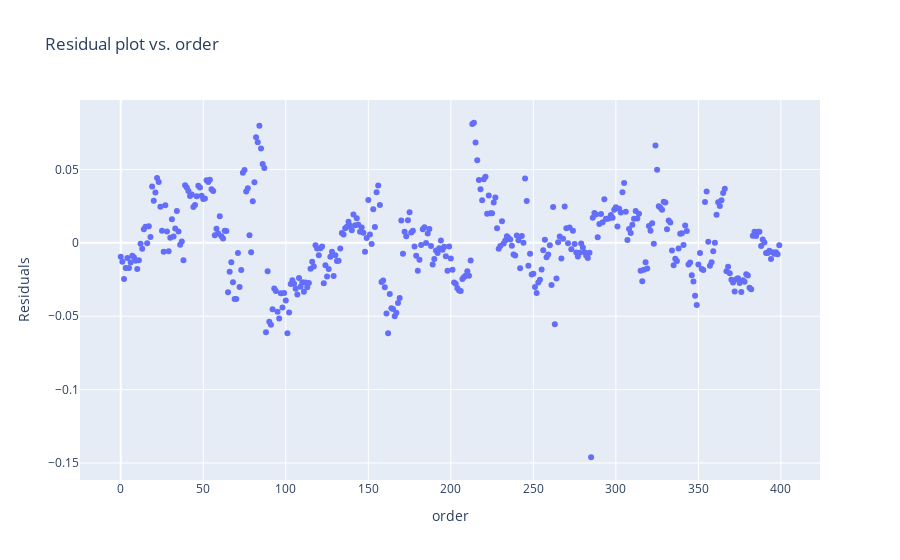

The code cell stored with this chart in its notebook:
### Code cell
px.scatter(x = range(len(log_results['resids'])), y = log_results['resids'], labels={'x': 'order', 'y': 'Residuals'}, title='Residual plot vs. order')

### Figure 1 — Plotly figure (JSON) as saved in the notebook; plotly's stock layout.template omitted (floating-point values rounded to 4 significant figures; data arrays with more than 128 entries replaced by an {"elided": "..."} marker saying what was removed)
{"data": [{"hovertemplate": "order=%{x}<br>Residuals=%{y}<extra></extra>", "legendgroup": "", "marker": {"color": "#636efa", "symbol": "circle"}, "mode": "markers", "name": "", "orientation": "v", "showlegend": false, "type": "scatter", "x": {"elided": "400 int values"}, "xaxis": "x", "y": {"elided": "400 float values"}, "yaxis": "y"}], "layout": {"legend": {"tracegroupgap": 0}, "title": {"text": "Residual plot vs. order"}, "xaxis": {"anchor": "y", "domain": [0, 1], "title": {"text": "order"}}, "yaxis": {"anchor": "x", "domain": [0, 1], "title": {"text": "Residuals"}}}}
